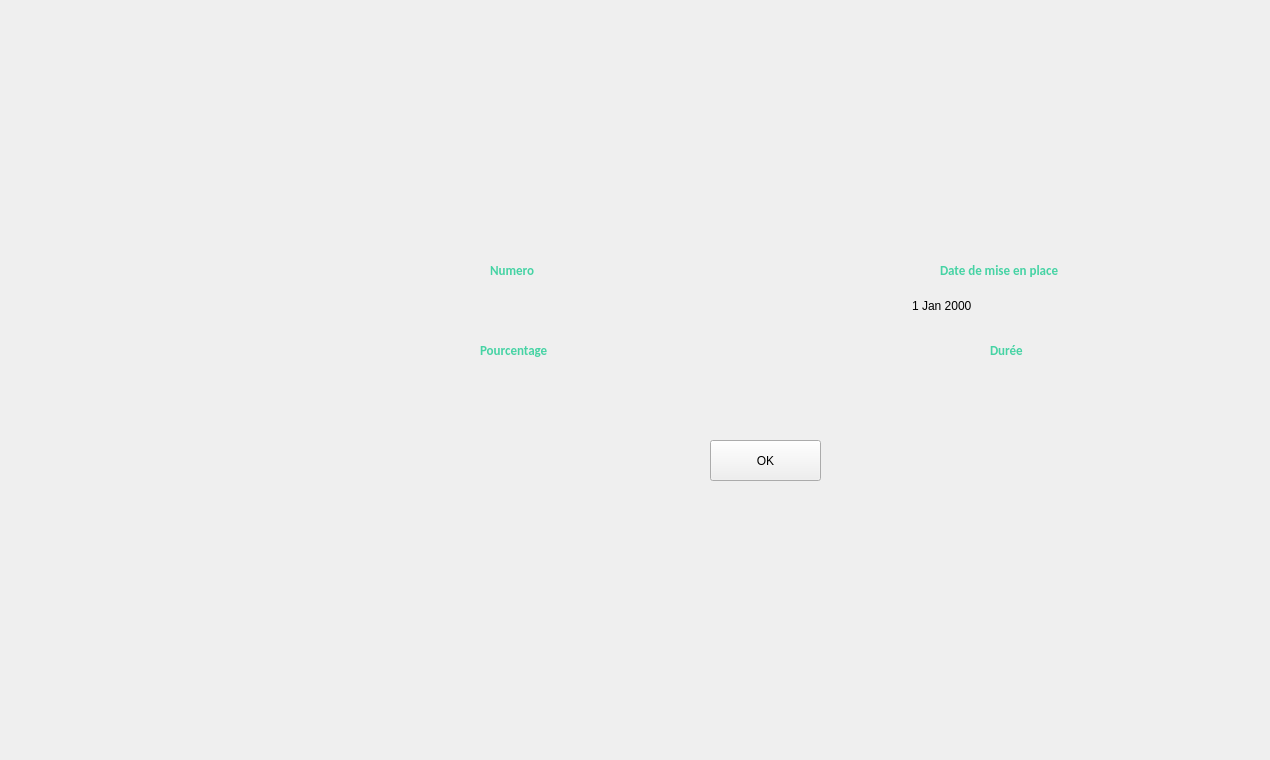
    <widget class="QWidget" name="page_11">
     <widget class="QLabel" name="label_31">
      <property name="geometry">
       <rect>
        <x>30</x>
        <y>-20</y>
        <width>1231</width>
        <height>751</height>
       </rect>
      </property>
      <property name="text">
       <string/>
      </property>
      <property name="pixmap">
       <pixmap>../../Downloads/promotion.png</pixmap>
      </property>
      <property name="scaledContents">
       <bool>true</bool>
      </property>
     </widget>
     <widget class="QPushButton" name="ar">
      <property name="geometry">
       <rect>
        <x>410</x>
        <y>130</y>
        <width>131</width>
        <height>51</height>
       </rect>
      </property>
      <property name="text">
       <string/>
      </property>
      <property name="flat">
       <bool>true</bool>
      </property>
     </widget>
     <widget class="QPushButton" name="sto">
      <property name="geometry">
       <rect>
        <x>50</x>
        <y>320</y>
        <width>221</width>
        <height>41</height>
       </rect>
      </property>
      <property name="text">
       <string/>
      </property>
      <property name="flat">
       <bool>true</bool>
      </property>
     </widget>
     <widget class="QLineEdit" name="pourcentage_2">
      <property name="geometry">
       <rect>
        <x>400</x>
        <y>370</y>
        <width>231</width>
        <height>22</height>
       </rect>
      </property>
      <property name="styleSheet">
       <string notr="true"> background-color: Transparent;
 border: none;</string>
      </property>
     </widget>
     <widget class="QDateEdit" name="dateEdit_3">
      <property name="geometry">
       <rect>
        <x>910</x>
        <y>290</y>
        <width>231</width>
        <height>31</height>
       </rect>
      </property>
      <property name="styleSheet">
       <string notr="true"> background-color: Transparent;
 border: none;</string>
      </property>
     </widget>
     <widget class="QLineEdit" name="num_2">
      <property name="geometry">
       <rect>
        <x>400</x>
        <y>300</y>
        <width>221</width>
        <height>22</height>
       </rect>
      </property>
      <property name="styleSheet">
       <string notr="true"> background-color: Transparent;
 border: none;</string>
      </property>
     </widget>
     <widget class="QLineEdit" name="jour_2">
      <property name="geometry">
       <rect>
        <x>910</x>
        <y>370</y>
        <width>221</width>
        <height>22</height>
       </rect>
      </property>
      <property name="styleSheet">
       <string notr="true"> background-color: Transparent;
 border: none;</string>
      </property>
     </widget>
     <widget class="QPushButton" name="ok">
      <property name="geometry">
       <rect>
        <x>710</x>
        <y>440</y>
        <width>111</width>
        <height>41</height>
       </rect>
      </property>
      <property name="text">
       <string>OK</string>
      </property>
     </widget>
     <widget class="QPushButton" name="affichage">
      <property name="geometry">
       <rect>
        <x>970</x>
        <y>137</y>
        <width>131</width>
        <height>41</height>
       </rect>
      </property>
      <property name="text">
       <string/>
      </property>
      <property name="flat">
       <bool>true</bool>
      </property>
     </widget>
     <widget class="QLabel" name="label_64">
      <property name="geometry">
       <rect>
        <x>490</x>
        <y>260</y>
        <width>111</width>
        <height>20</height>
       </rect>
      </property>
      <property name="font">
       <font>
        <family>Calibri</family>
        <pointsize>10</pointsize>
        <weight>75</weight>
        <bold>true</bold>
       </font>
      </property>
      <property name="styleSheet">
       <string notr="true">color: rgb(70, 211, 164);</string>
      </property>
      <property name="text">
       <string>Numero</string>
      </property>
     </widget>
     <widget class="QLabel" name="label_65">
      <property name="geometry">
       <rect>
        <x>370</x>
        <y>270</y>
        <width>291</width>
        <height>71</height>
       </rect>
      </property>
      <property name="text">
       <string/>
      </property>
      <property name="pixmap">
       <pixmap>../../Downloads/saisir.png</pixmap>
      </property>
      <property name="scaledContents">
       <bool>true</bool>
      </property>
     </widget>
     <widget class="QLabel" name="label_66">
      <property name="geometry">
       <rect>
        <x>370</x>
        <y>350</y>
        <width>291</width>
        <height>71</height>
       </rect>
      </property>
      <property name="text">
       <string/>
      </property>
      <property name="pixmap">
       <pixmap>../../Downloads/saisir.png</pixmap>
      </property>
      <property name="scaledContents">
       <bool>true</bool>
      </property>
     </widget>
     <widget class="QLabel" name="label_67">
      <property name="geometry">
       <rect>
        <x>480</x>
        <y>340</y>
        <width>111</width>
        <height>20</height>
       </rect>
      </property>
      <property name="font">
       <font>
        <family>Calibri</family>
        <pointsize>10</pointsize>
        <weight>75</weight>
        <bold>true</bold>
       </font>
      </property>
      <property name="styleSheet">
       <string notr="true">color: rgb(70, 211, 164);</string>
      </property>
      <property name="text">
       <string>Pourcentage</string>
      </property>
     </widget>
     <widget class="QLabel" name="label_69">
      <property name="geometry">
       <rect>
        <x>940</x>
        <y>260</y>
        <width>181</width>
        <height>20</height>
       </rect>
      </property>
      <property name="font">
       <font>
        <family>Calibri</family>
        <pointsize>10</pointsize>
        <weight>75</weight>
        <bold>true</bold>
       </font>
      </property>
      <property name="styleSheet">
       <string notr="true">color: rgb(70, 211, 164);</string>
      </property>
      <property name="text">
       <string>Date de mise en place </string>
      </property>
     </widget>
     <widget class="QLabel" name="label_68">
      <property name="geometry">
       <rect>
        <x>870</x>
        <y>270</y>
        <width>291</width>
        <height>71</height>
       </rect>
      </property>
      <property name="text">
       <string/>
      </property>
      <property name="pixmap">
       <pixmap>../../Downloads/saisir.png</pixmap>
      </property>
      <property name="scaledContents">
       <bool>true</bool>
      </property>
     </widget>
     <widget class="QLabel" name="label_70">
      <property name="geometry">
       <rect>
        <x>870</x>
        <y>350</y>
        <width>291</width>
        <height>71</height>
       </rect>
      </property>
      <property name="text">
       <string/>
      </property>
      <property name="pixmap">
       <pixmap>../../Downloads/saisir.png</pixmap>
      </property>
      <property name="scaledContents">
       <bool>true</bool>
      </property>
     </widget>
     <widget class="QLabel" name="label_71">
      <property name="geometry">
       <rect>
        <x>990</x>
        <y>340</y>
        <width>111</width>
        <height>20</height>
       </rect>
      </property>
      <property name="font">
       <font>
        <family>Calibri</family>
        <pointsize>10</pointsize>
        <weight>75</weight>
        <bold>true</bold>
       </font>
      </property>
      <property name="styleSheet">
       <string notr="true">color: rgb(70, 211, 164);</string>
      </property>
      <property name="text">
       <string>Durée</string>
      </property>
     </widget>
     <zorder>label_31</zorder>
     <zorder>ar</zorder>
     <zorder>sto</zorder>
     <zorder>ok</zorder>
     <zorder>affichage</zorder>
     <zorder>label_64</zorder>
     <zorder>label_65</zorder>
     <zorder>num_2</zorder>
     <zorder>label_66</zorder>
     <zorder>label_67</zorder>
     <zorder>pourcentage_2</zorder>
     <zorder>label_69</zorder>
     <zorder>label_68</zorder>
     <zorder>dateEdit_3</zorder>
     <zorder>label_70</zorder>
     <zorder>label_71</zorder>
     <zorder>jour_2</zorder>
    </widget>
